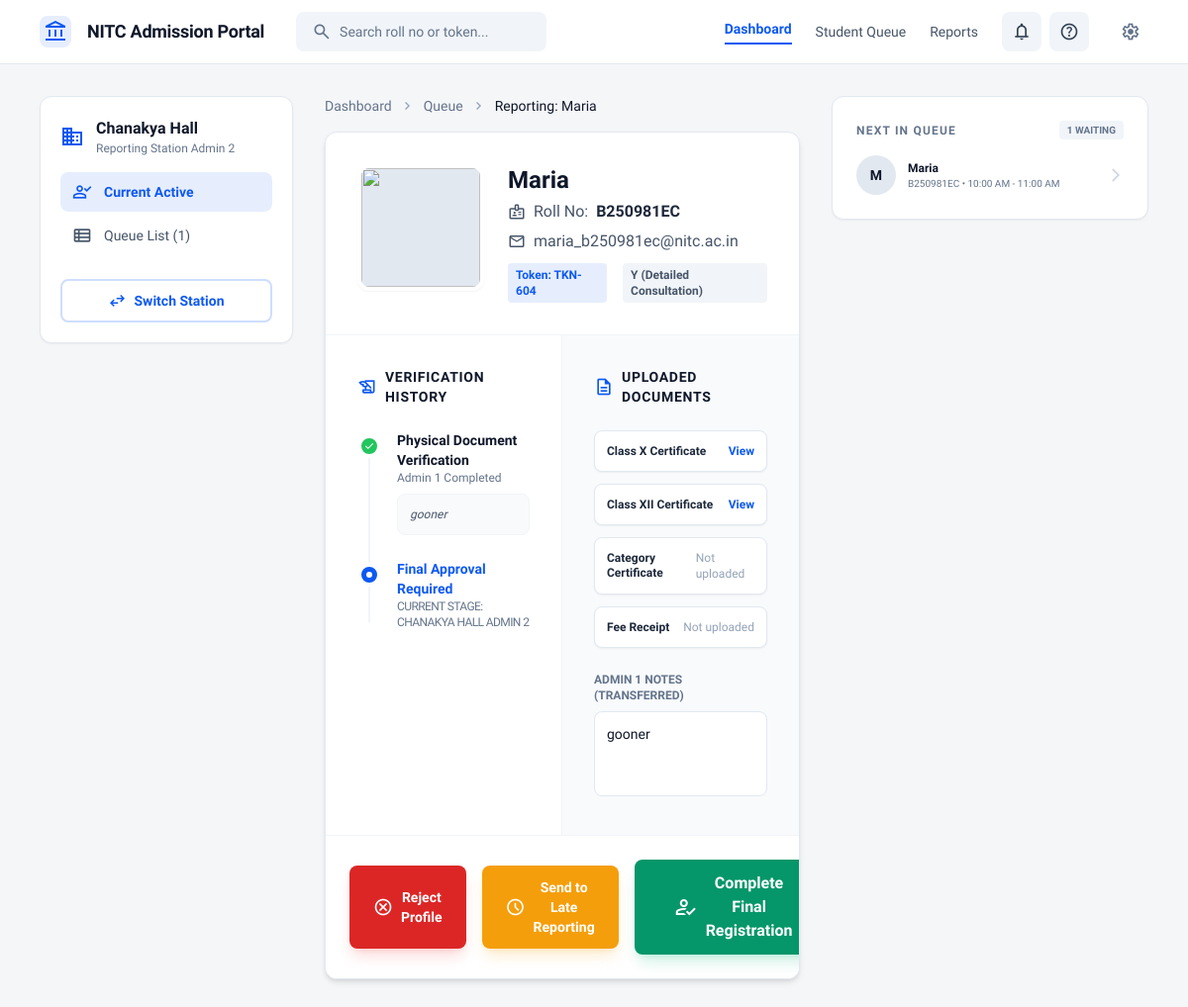
The app's page /admin2.html, older data.
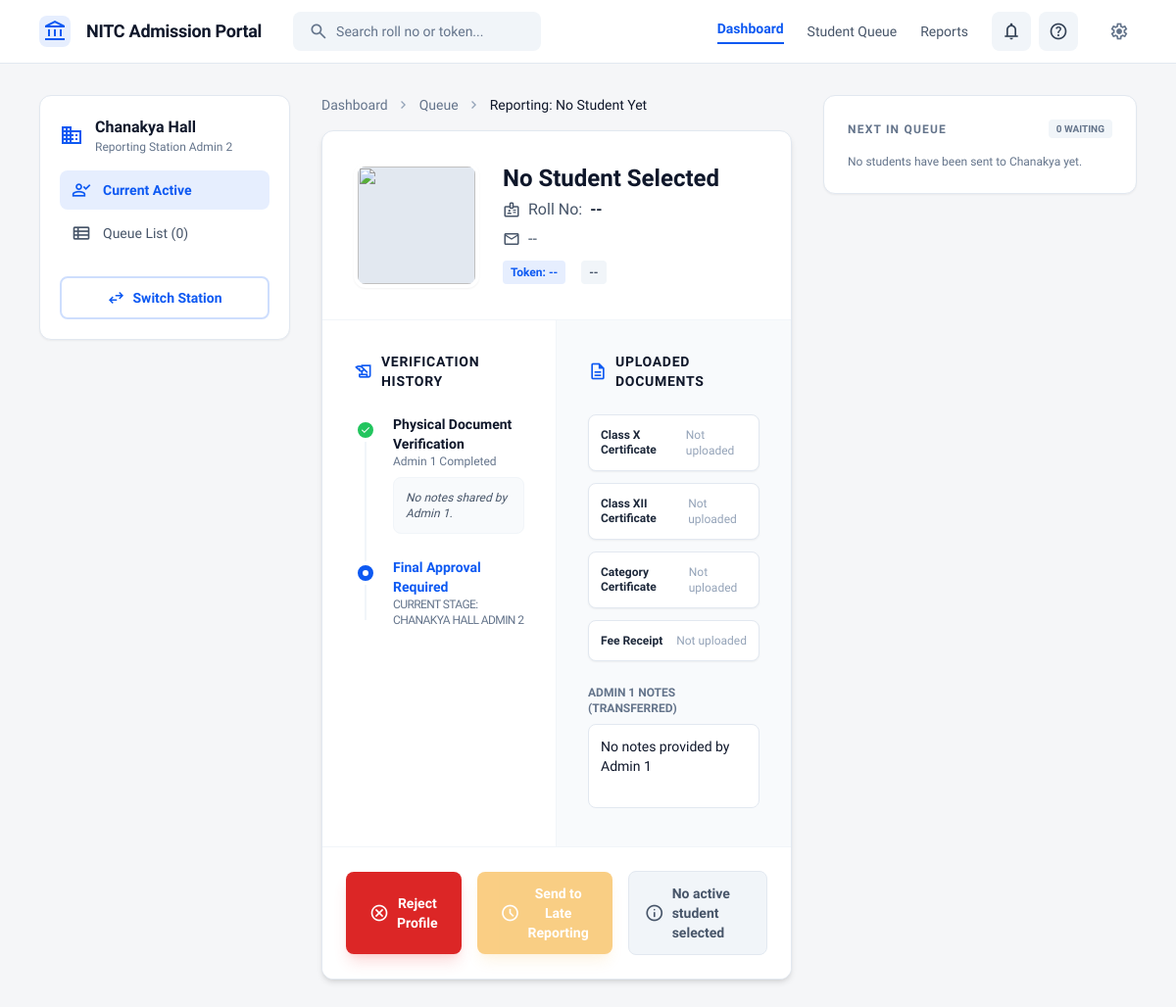
The same page, newer data.
### NITC-Physical-Reporting/queue-system/app.py (models this page shows)
class TokenBooking(db.Model):
    id = db.Column(db.Integer, primary_key=True)
    student_email = db.Column(db.String(100))
    fee_status = db.Column(db.String(20))
    payment_mode = db.Column(db.String(50))
    slot_time = db.Column(db.String(50))
    token_id = db.Column(db.String(20), unique=True)
    class10_doc = db.Column(db.String(255))
    class12_doc = db.Column(db.String(255))
    category_doc = db.Column(db.String(255))
    paid_receipt_doc = db.Column(db.String(255))
    sent_to_chanakya = db.Column(db.Boolean, default=False)
    admin1_notes = db.Column(db.Text)
    final_registration_completed = db.Column(db.Boolean, default=False)
    final_registration_completed_at = db.Column(db.String(50))
    is_bhaskara_active = db.Column(db.Boolean, default=False)
    moved_to_late_pool = db.Column(db.Boolean, default=False)
    late_reporting_reason = db.Column(db.Text)
    moved_to_late_pool_at = db.Column(db.String(50))

### NITC-Physical-Reporting/queue-system/app.py (the view)
@app.route("/admin2.html")
def admin2_page():
    chanakya_queue = TokenBooking.query.filter_by(
        sent_to_chanakya=True,
        final_registration_completed=False,
        moved_to_late_pool=False
    ).order_by(TokenBooking.id.asc()).all()
    chanakya_bookings = [booking_to_view(b) for b in chanakya_queue]
    selected_booking_id = request.args.get("booking", type=int)
    active_booking = None
    if chanakya_bookings:
        active_booking = chanakya_bookings[0]
        if selected_booking_id is not None:
            for booking in chanakya_bookings:
                if booking["id"] == selected_booking_id:
                    active_booking = booking
                    break
    return render_template("admin2.html", chanakya_bookings=chanakya_bookings, active_booking=active_booking)

### NITC-Physical-Reporting/queue-system/app.py (called while the page is built)
def parse_identity_from_email(email):
    local = (email or "").split("@")[0]
    if "_" not in local:
        return {"name": email or "Unknown", "roll_no": "--"}
    name_part, roll_part = local.split("_", 1)
    name = name_part.replace(".", " ").replace("-", " ").title()
    return {"name": name, "roll_no": roll_part.upper()}

def build_qr_payload(token_id, roll_no=None, slot_time=None):
    parts = [f"TOKEN:{token_id or '--'}"]
    if roll_no:
        parts.append(f"ROLL:{roll_no}")
    if slot_time:
        parts.append(f"SLOT:{slot_time}")
    return "NITC-PHYSICAL-REPORTING|" + "|".join(parts)

def payment_label(raw_payment):
    if raw_payment == "already-paid":
        return "Already Paid"
    if raw_payment == "on-spot":
        return "On Spot Payment"
    if raw_payment == "education-loan":
        return "Education Loan"
    return (raw_payment or "NA").replace("-", " ").title()

### NITC-Physical-Reporting/queue-system/templates/admin2.html (shortened to what the changed rows need)
<!DOCTYPE html>
<html class="light" lang="en"><head>
<script src="https://cdn.tailwindcss.com?plugins=forms,container-queries"></script>
<script id="tailwind-config">
  tailwind.config = {
    darkMode: "class",
    theme: {
      extend: {
        colors: {
          "primary": "#0d59f2",
          "background-light": "#f5f6f8",
          "background-dark": "#101622",
        },
        fontFamily: {
          "display": ["Lexend", "sans-serif"]
        },
        borderRadius: {
          "DEFAULT": "0.25rem",
          "lg": "0.5rem",
          "xl": "0.75rem",
          "full": "9999px"
        },
      },
    },
  }
</script>
</head>
<body class="bg-background-light dark:bg-background-dark text-slate-900 dark:text-slate-100 min-h-screen">
{% set ab = active_booking %}
<header class="flex items-center justify-between whitespace-nowrap border-b border-solid border-slate-200 dark:border-slate-800 bg-white dark:bg-slate-900 px-10 py-3 sticky top-0 z-50">
<div class="flex items-center gap-8">
<div class="flex items-center gap-4 text-primary">
<h2 class="text-slate-900 dark:text-white text-lg font-bold leading-tight tracking-[-0.015em]">NITC Admission Portal</h2>
</div>
</div>
</header>
<main class="max-w-[1440px] mx-auto px-10 py-8 flex gap-8">
<aside class="w-64 flex flex-col gap-6 shrink-0">
<div class="bg-white dark:bg-slate-900 p-5 rounded-xl border border-slate-200 dark:border-slate-800 shadow-sm">
<div class="flex items-center gap-3 mb-4">
<div>
<h1 class="text-slate-900 dark:text-white text-base font-bold">Chanakya Hall</h1>
</div>
</div>
<div class="flex flex-col gap-1">
<button class="flex items-center gap-3 px-3 py-2.5 rounded-lg text-slate-600 dark:text-slate-400 hover:bg-slate-50 dark:hover:bg-slate-800 transition-colors">
<span class="material-symbols-outlined text-[20px]">view_list</span>
<span class="text-sm font-medium">Queue List ({{ chanakya_bookings|length }})</span>
</button>
</div>
</div>
</aside>
<section class="flex-1 min-w-0">
<div class="flex flex-wrap items-center gap-2 mb-4 text-sm">
<span class="text-slate-500">Dashboard</span>
<span class="material-symbols-outlined text-slate-400 text-[16px]">chevron_right</span>
<span class="text-slate-500">Queue</span>
<span class="material-symbols-outlined text-slate-400 text-[16px]">chevron_right</span>
<span class="text-slate-900 dark:text-white font-medium">Reporting: {{ ab.student_name if ab else 'No Student Yet' }}</span>
</div>
<div class="bg-white dark:bg-slate-900 rounded-xl border border-slate-200 dark:border-slate-800 shadow-md overflow-hidden">
<div class="p-8 border-b border-slate-100 dark:border-slate-800 flex justify-between items-start gap-6">
<div class="flex gap-6">
<div class="space-y-1">
<h2 class="text-2xl font-bold text-slate-900 dark:text-white">{{ ab.student_name if ab else 'No Student Selected' }}</h2>
<div class="flex flex-col gap-1.5">
<p class="text-slate-600 dark:text-slate-400 flex items-center gap-2">
<span class="material-symbols-outlined text-[18px]">badge</span>
Roll No: <span class="font-semibold text-slate-800 dark:text-slate-200">{{ ab.roll_no if ab else '--' }}</span>
</p>
<p class="text-slate-600 dark:text-slate-400 flex items-center gap-2">
<span class="material-symbols-outlined text-[18px]">mail</span>
{{ ab.student_email if ab else '--' }}
</p>
<div class="flex items-center gap-4 mt-1">
<span class="bg-primary/10 text-primary text-xs font-bold px-2 py-1 rounded">Token: {{ ab.token_id if ab else '--' }}</span>
<span class="bg-slate-100 dark:bg-slate-800 text-slate-600 dark:text-slate-300 text-xs font-bold px-2 py-1 rounded">{{ ab.queue_type if ab else '--' }}</span>
</div>
</div>
</div>
</div>
</div>
<div class="grid grid-cols-2 gap-0">
<div class="p-8 border-r border-slate-100 dark:border-slate-800">
<div class="space-y-6 relative">
<div class="relative pl-10">
<div>
<div class="bg-slate-50 dark:bg-slate-800/50 p-3 rounded-lg border border-slate-100 dark:border-slate-800">
<p class="text-xs text-slate-600 dark:text-slate-400 italic">{{ ab.admin1_notes if ab and ab.admin1_notes else 'No notes shared by Admin 1.' }}</p>
</div>
</div>
</div>
</div>
</div>
<div class="p-8 bg-slate-50 dark:bg-slate-900/50">
<div class="space-y-3">
<div class="flex items-center justify-between p-3 bg-white dark:bg-slate-800 rounded-lg border border-slate-200 dark:border-slate-700 shadow-sm">
<div><p class="text-xs font-bold text-slate-800 dark:text-white leading-tight">Class X Certificate</p></div>
{% if ab and ab.class10_doc_url %}<a target="_blank" href="{{ ab.class10_doc_url }}" class="text-primary text-xs font-bold">View</a>{% else %}<span class="text-xs text-slate-400">Not uploaded</span>{% endif %}
</div>
<div class="flex items-center justify-between p-3 bg-white dark:bg-slate-800 rounded-lg border border-slate-200 dark:border-slate-700 shadow-sm">
<div><p class="text-xs font-bold text-slate-800 dark:text-white leading-tight">Class XII Certificate</p></div>
{% if ab and ab.class12_doc_url %}<a target="_blank" href="{{ ab.class12_doc_url }}" class="text-primary text-xs font-bold">View</a>{% else %}<span class="text-xs text-slate-400">Not uploaded</span>{% endif %}
</div>
</div>
<div class="mt-6">
<label class="text-xs font-bold text-slate-500 dark:text-slate-400 mb-2 block uppercase">Admin 1 Notes (Transferred)</label>
<textarea readonly class="w-full bg-white dark:bg-slate-800 border border-slate-200 dark:border-slate-700 rounded-lg p-3 text-sm resize-none" rows="3">{{ ab.admin1_notes if ab and ab.admin1_notes else 'No notes provided by Admin 1' }}</textarea>
</div>
</div>
</div>
<div class="bg-white dark:bg-slate-900 p-6 border-t border-slate-100 dark:border-slate-800 flex items-center justify-between gap-4">
<div class="flex gap-4">
<button id="reject-profile-btn" data-booking-id="{{ ab.id if ab else '' }}" class="flex items-center gap-2 px-6 py-3 bg-red-600 hover:bg-red-700 text-white rounded-lg font-bold text-sm transition-colors shadow-lg shadow-red-500/20">
</button>
<button id="late-reporting-btn" data-booking-id="{{ ab.id if ab else '' }}" class="flex items-center gap-2 px-6 py-3 bg-amber-500 hover:bg-amber-600 text-white rounded-lg font-bold text-sm transition-colors shadow-lg shadow-amber-500/20 {% if not ab %}opacity-50 cursor-not-allowed{% endif %}" {% if not ab %}disabled{% endif %}>
</button>
</div>
{% if ab and not ab.final_registration_completed %}
<button id="complete-final-btn" data-booking-id="{{ ab.id if ab else '' }}" class="flex items-center gap-2 px-10 py-3 bg-emerald-600 hover:bg-emerald-700 text-white rounded-lg font-bold text-base transition-all shadow-lg shadow-emerald-500/20 transform hover:-translate-y-0.5 {% if not ab %}opacity-50 cursor-not-allowed{% endif %}" {% if not ab %}disabled{% endif %}>
<span class="material-symbols-outlined">how_to_reg</span>
Complete Final Registration
</button>
{% elif ab and ab.final_registration_completed %}
<div class="flex items-center gap-2 px-4 py-3 rounded-lg bg-emerald-50 text-emerald-700 border border-emerald-200 text-sm font-semibold">
<span class="material-symbols-outlined text-[20px]">task_alt</span>
Registration Completed
</div>
{% else %}
<div class="flex items-center gap-2 px-4 py-3 rounded-lg bg-slate-100 text-slate-600 border border-slate-200 text-sm font-semibold">
<span class="material-symbols-outlined text-[20px]">info</span>
No active student selected
</div>
{% endif %}
</div>
</div>
</section>
<aside class="w-80 flex flex-col gap-6 shrink-0">
<div class="bg-white dark:bg-slate-900 p-6 rounded-xl border border-slate-200 dark:border-slate-800 shadow-sm overflow-hidden">
<div class="flex items-center justify-between mb-4">
<h3 class="text-xs font-bold text-slate-500 uppercase tracking-widest">Next in Queue</h3>
<span class="text-[10px] font-bold bg-slate-100 dark:bg-slate-800 px-2 py-0.5 rounded text-slate-500">{{ chanakya_bookings|length }} WAITING</span>
</div>
<div class="space-y-3">
{% if chanakya_bookings %}
{% for booking in chanakya_bookings %}
<a href="?booking={{ booking.id }}" class="flex items-center gap-3 group cursor-pointer {% if ab and booking.id != ab.id %}opacity-70{% endif %}">
<div class="h-10 w-10 rounded-full bg-slate-200 dark:bg-slate-800 flex-shrink-0 flex items-center justify-center text-sm font-bold">{{ booking.student_name[0]|upper }}</div>
<div class="min-w-0">
<p class="text-xs font-bold text-slate-900 dark:text-white truncate">{{ booking.student_name }}</p>
<p class="text-[10px] text-slate-500 truncate">{{ booking.roll_no }} • {{ booking.slot_time }}</p>
</div>
<span class="material-symbols-outlined text-slate-300 text-[16px] ml-auto group-hover:text-primary">arrow_forward_ios</span>
</a>
{% endfor %}
{% else %}
<p class="text-xs text-slate-500">No students have been sent to Chanakya yet.</p>
{% endif %}
</div>
</div>
</aside>
</main>
</body></html>

Row changes from the older to the newer data that the page shows:
removed TokenBooking: student_email "maria_b250981ec@nitc.ac.in", token "TKN-604", admin1_notes "gooner", student_name "M", student_name "Maria", roll_no "B250981EC", slot_time "10:00 AM - 11:00 AM"
Text that changed along with them:
{{ chanakya_bookings|length }}: "1" → "0"
{{ ab.student_name if ab else 'No Student Yet' }}: "Maria" → "No Student Yet"
{{ ab.student_name if ab else 'No Student Selected' }}: "Maria" → "No Student Selected"
{{ ab.roll_no if ab else '--' }}: "B250981EC" → "--"
{{ ab.student_email if ab else '--' }}: (not shown) → "--"
{{ ab.token_id if ab else '--' }}: (not shown) → "--"
{{ ab.queue_type if ab else '--' }}: "Y (Detailed Consultation)" → "--"
form field admin1_notes: (not shown) → "No notes provided by Admin 1"
text no longer shown: "View View Complete Final Registration"
text now shown: "No notes shared by Admin 1. Not uploaded Not uploaded No active student selected No students have been sent to Chanakya yet."
